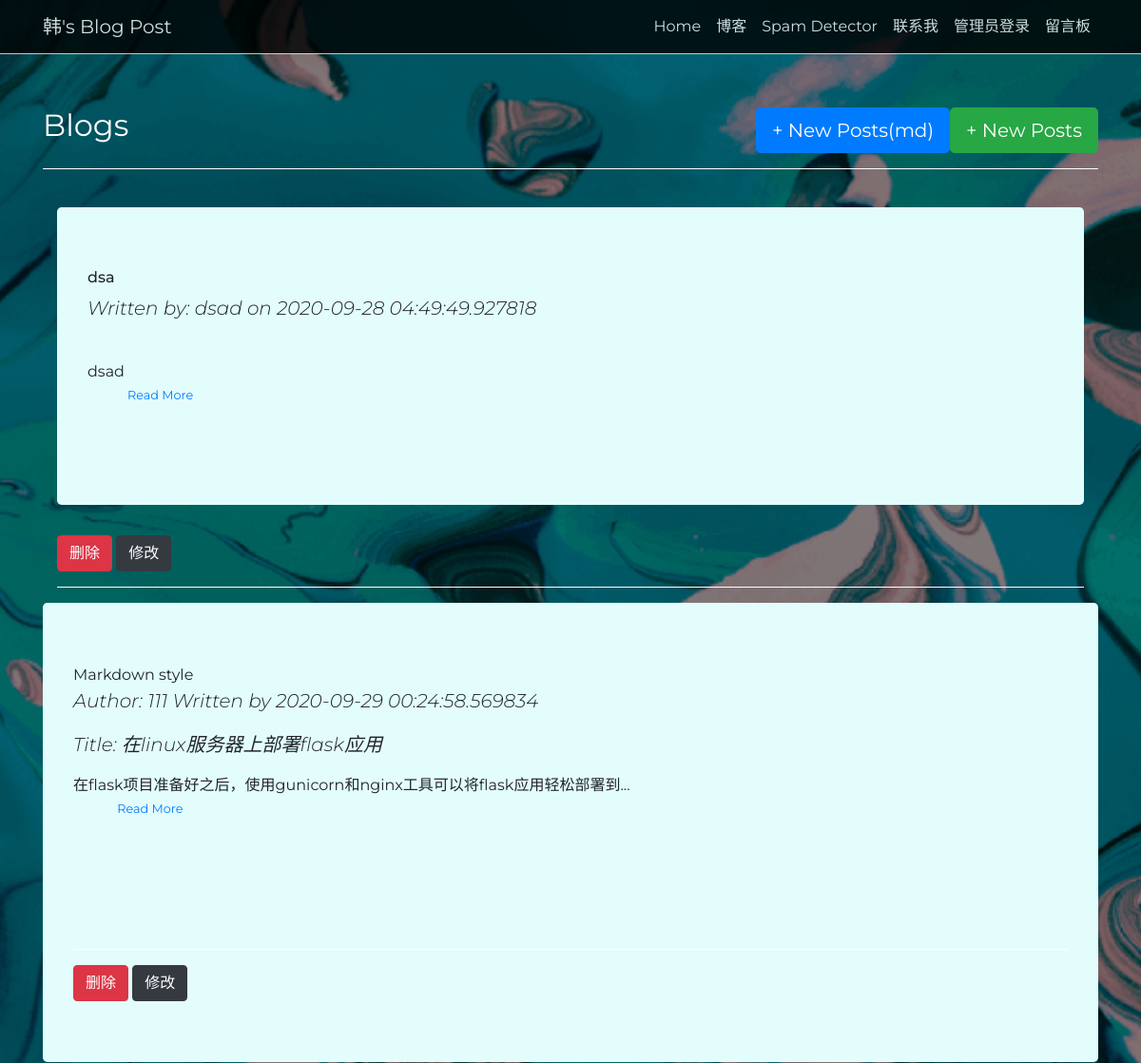
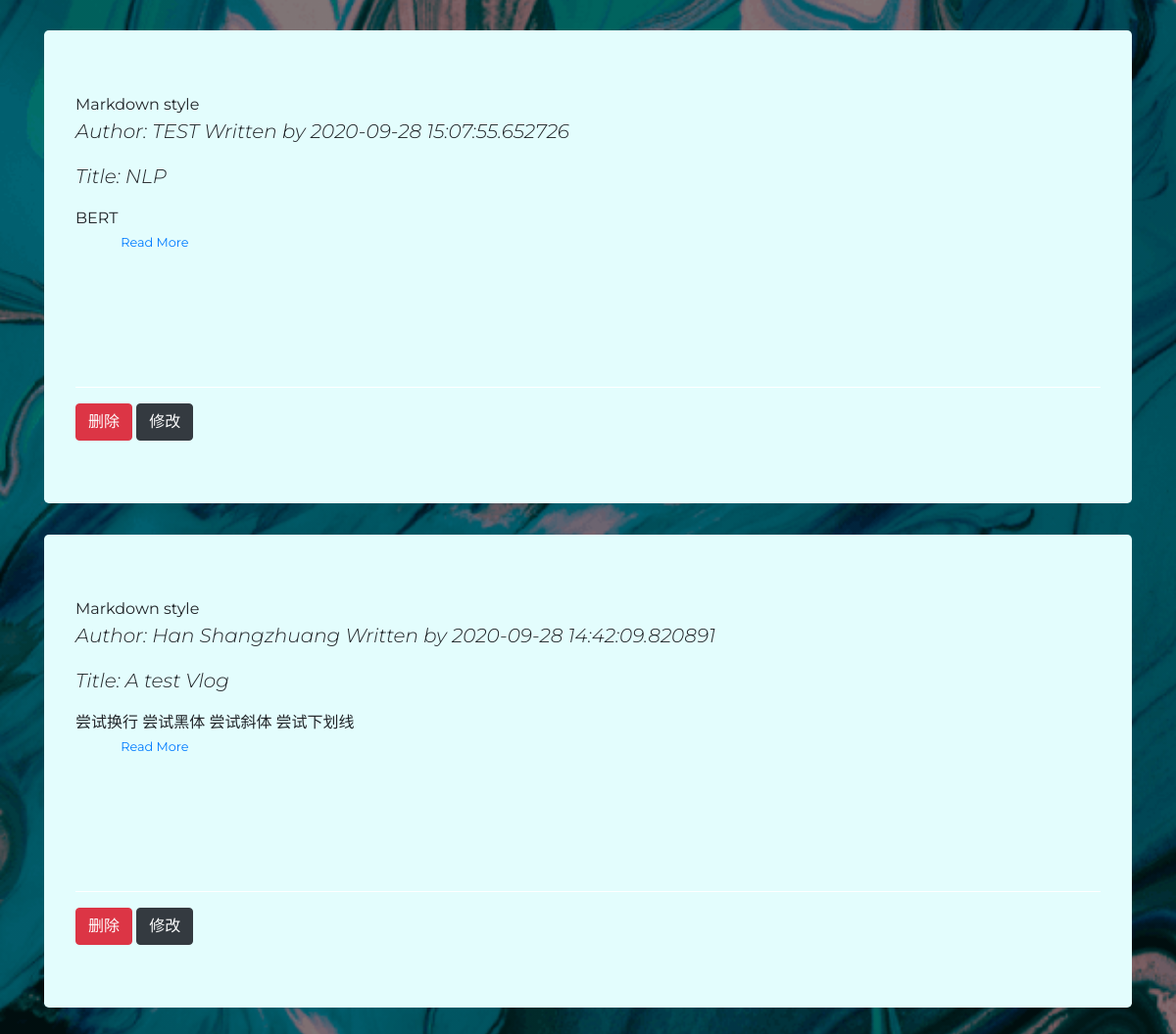
The page /posts on the database its author committed (2 pictures, top to bottom).
### app.py (models this page shows, shortened)
class BlogPost(db.Model):
    __tablename__ = 'Blog'
    id = db.Column(db.Integer, primary_key=True)
    title = db.Column(db.String(100), nullable=False)
    content = db.Column(db.Text, nullable=False)
    author = db.Column(db.String(30), nullable=False, default='Not Available')
    date_posted = db.Column(db.DateTime, nullable=False, default=datetime.utcnow)

class ckddata(db.Model):
    __tablename__ = "ckd"
    id = db.Column(db.Integer, primary_key=True)
    title = db.Column(db.Text, nullable=False)
    body = db.Column(db.Text, nullable=False)
    author = db.Column(db.String(50))
    time = db.Column(db.DateTime, nullable=False, default=datetime.now)

### app.py (the view)
@app.route("/posts", methods=['GET', 'POST'])
def posts():
    if request.method == 'POST':
        post_title = request.form['title']
        post_content = request.form['content']
        post_author = request.form['author']
        new_post = BlogPost(title=post_title, content=post_content, author=post_author)
        db.session.add(new_post)
        db.session.commit()
        return redirect('/posts')
    else:
        all_ckd = ckddata.query.order_by(ckddata.id.desc())
        all_posts = BlogPost.query.order_by(BlogPost.date_posted)
        return render_template('posts.html', post_db=all_posts, cdk_db=all_ckd)

### templates/posts.html (shortened to what this page needs)
{% extends 'base.html' %}
{% block body %}
  <link rel="stylesheet" href="{{ url_for('static', filename='css/view-post.css') }}">
  <div class="row header-row">
    <div class="col-lg-6">
      <h3 class="posts-heading">Blogs</h3>
    </div>
    <div class="col-lg-6">
      <a class="new-post btn btn-success btn-lg" href="{{ url_for('new_posts') }}">+ New Posts</a>
      <a class="new-post btn btn-primary btn-lg" href="{{ url_for('cked') }}">+ New Posts(md)</a>
    </div>
  </div>
  <hr>
  <br>
  <div class="container-fluid">
    {% for post in post_db %}
      <div class="jumbotron posts-content">
        <h6 class="display-7">{{ post.title }}</h6>
        {% if post.author %}
          <p class="lead"><em>Written by: {{ post.author }} on {{ post.date_posted }}</em></p>
        {% else %}
          <p class="lead"><em>Written by Unknown on {{ post.date_posted }}</em></p>
        {% endif %}
        <br>
        <p style="white-space: pre-wrap">{{ post.content|striptags|truncate(15) }}
          <small><a href="/posts/details/{{ post.id }}">Read More</a></small>
        </p>
      </div>
      <a class="btn btn-danger" href="/posts/delete/{{ post.id }}">删除</a>
      <a class="btn btn-dark" href="/posts/edit/{{ post.id }}">修改</a>
      <hr>
    {% endfor %}
  </div>
   {% for data in cdk_db %}
     <div class="jumbotron posts-content">
        <h7>Markdown style</h7>
        {% if data.author %}
          <p class="lead"><em>Author: {{ data.author }} Written by {{ data.time }}</em></p>
        {% else %}
          <p class="lead"><em>Written by Unknown on</em></p>
        {% endif %}
        {% if data.title %}
          <p class="lead"><em>Title: {{ data.title }}</em></p>
        {% else %}
          <p class="lead"><em>Written by Unknown on</em></p>
        {% endif %}
        {% if data.body %}
           <p style="white-space: pre-wrap">{{ data.body|striptags|truncate(50) }}
           <small><a href="/ckeditor/details/{{ data.id }}">Read More</a></small>
        {% else %}
           <p class="lead"><em>Written by Unknown on</em></p>
        {% endif %}
        <br>
      <hr>
    <a class="btn btn-danger" href="/ckeditor/delete/{{ data.id }}">删除</a>
    <a class="btn btn-dark" href="/ckeditor/edit/{{ data.id }}">修改</a>
    </div>
   {% endfor %}
  </div>
{% endblock %}

### templates/base.html (shortened to what this page needs)
<!DOCTYPE html>
<html lang="zh">
<head>
  <link rel="stylesheet" href="https://stackpath.bootstrapcdn.com/bootstrap/4.5.2/css/bootstrap.min.css"
>
  <link rel="stylesheet" href="{{ url_for('static', filename='css/main.css') }}">
</head>
<body>
  <nav class="navbar navbar-light navbar-expand-lg" id="mainNav">
    <div class="container"><a class="navbar-brand" href="/">韩's Blog Post</a><button data-toggle="collapse" data-target="#navbarResponsive" class="navbar-toggler"></button>
        <div class="collapse navbar-collapse" id="navbarResponsive">
            <ul class="nav navbar-nav ml-auto">
                <li class="nav-item"><a class="nav-link active" href="/">Home</a></li>
                <li class="nav-item"><a class="nav-link" href="{{ url_for('posts') }}">博客</a></li>
                <li class="nav-item"><a class="nav-link" href="{{ url_for('inputmail')}}">Spam Detector</a></li>
                <li class="nav-item"><a class="nav-link" href="{{ url_for('contact') }}">联系我</a></li>
                <li class="nav-item"><a class="nav-link" href="{{ url_for('login') }}">管理员登录</a></li>
                <li class="nav-item"><a class="nav-link" href="{{ url_for('textbook') }}">留言板</a></li>
            </ul>
        </div>
    </div>
  </nav>
  <div class="container container-body">
    {% block body %} {% endblock %}
</body>
</html>

### static/css/main.css (style rules this page uses)
body { font-family: Helvetica, sans-serif; }
h1, h2, h3 { font-family: 'Montserrat', sans-serif; }
.header-row { text-align: left; margin-top: 5%; }
#mainNav { border-bottom: 1px solid #e9ecef; font-family: 'Montserrat',sans-serif; background: transparent; }

### static/css/view-post.css (style rules this page uses)
.posts-heading { color: #fff; font-family: 'Montserrat', sans-serif; font-size: 2.0rem; font-weight: 400; }
.posts-content { background-color: #e3fdfd; }
body { margin: 0; font-size: 1.0rem; font-family: Montserrat, sans-serif; font-weight: 400; line-height: 1.5; text-align: left; background: linear-gradient(rgba(0,0,0,0.5), rgba(0,0,0,0.5)), url("../img/blue.png") no-repeat center center fixed; -webkit-background-size: cover; -moz-background-size: cover; -o-background-size: cover; background-size: cover; }
.new-post { float: right; }
hr { border-color: #ffffff; }
#mainNav { background-color: black; opacity: 0.8; filter: alpha(opacity=50); }
#mainNav a { color: #ffffff; }

### rows shown on the page
BlogPost: title "dsa", author "dsad", date_posted "2020-09-28 04:49:49.927818", content "dsad"
ckddata: author "111", time "2020-09-29 00:24:58.569834", title "在linux服务器上部署flask应用", body "在flask项目准备好之后，使用gunicorn和nginx工具可以将flask应用轻松部署到..."
ckddata: author "TEST", time "2020-09-28 15:07:55.652726", title "NLP", body "BERT"
ckddata: author "Han Shangzhuang", time "2020-09-28 14:42:09.820891", title "A test Vlog", body "尝试换行 尝试黑体 尝试斜体 尝试下划线"
